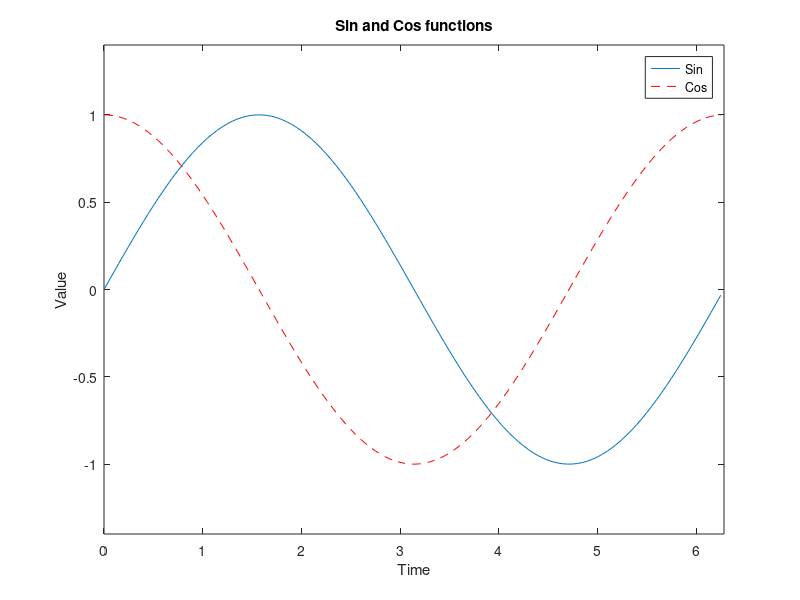

Recreate this plot in MATLAB.
%%
% twoLinePlot
figure
t=0:0.05:2*pi
plot(t,sin(t))
hold on
plot(t,cos(t),'r--')
xlabel('Time')
ylabel('Value')
title('Sin and Cos functions')
legend('Sin','Cos')
xlim([0 2*pi])
ylim([-1.4 1.4])

